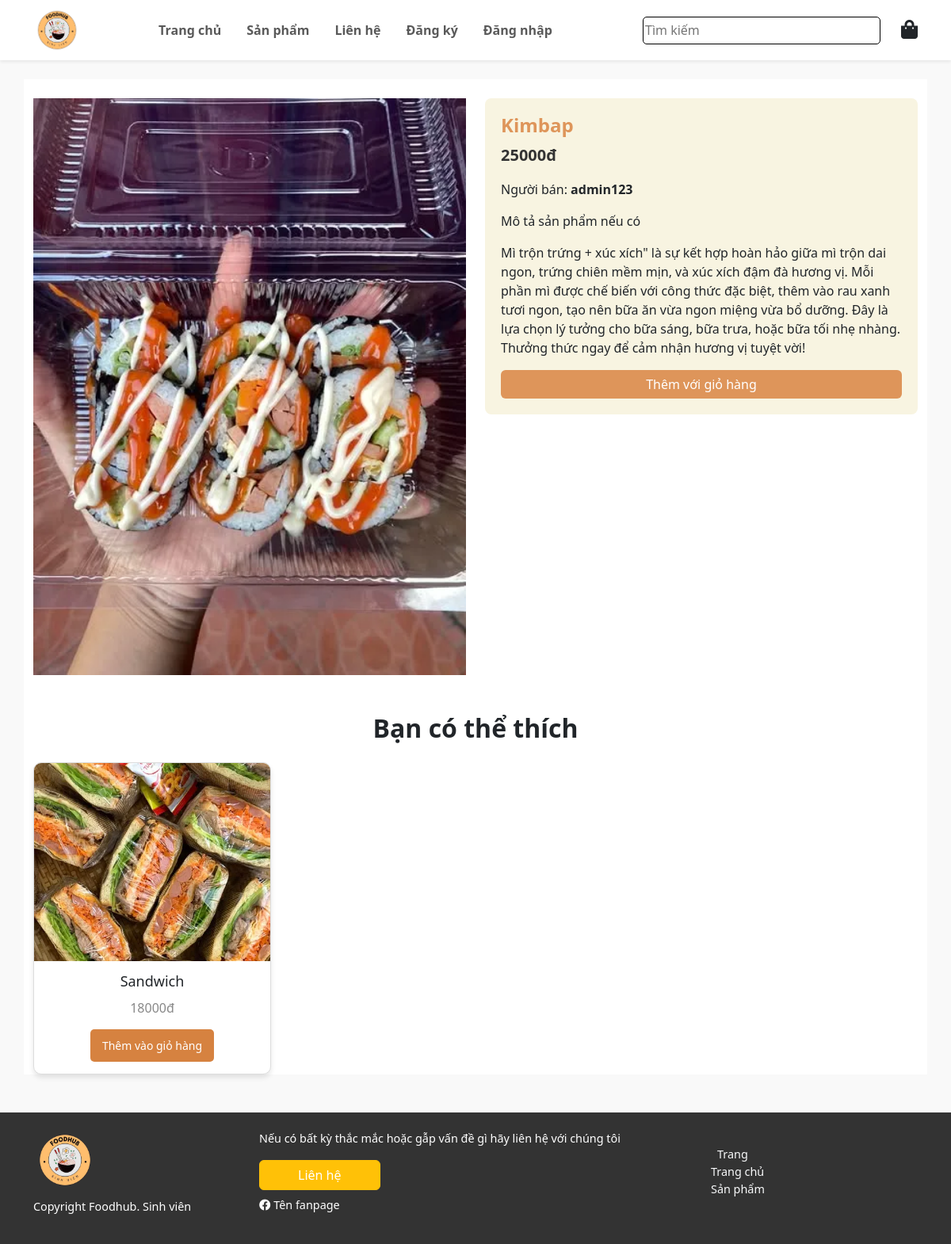
Screenshot of /index.php?act=detail&id=1 with the database file from the repository.
### tables this page shows
CREATE TABLE `products` (
  `id` int(11) NOT NULL,
  `name` varchar(255) NOT NULL,
  `price` int(11) NOT NULL,
  `description` varchar(255) DEFAULT NULL,
  `image` varchar(255) NOT NULL,
  `id_category` int(11) NOT NULL,
  `seller_id` int(11) NOT NULL
);

### controllers/chitietsanphamController.php (called while the page is built)
<?php
require_once "models/chitietModel.php";
class chitietsanphamController
{
    public function index($id)
    {
        $sanphamModel = new sanphamModel();
        $detail = $sanphamModel->sanphamDetail($id);
        $lienquan = $sanphamModel->sanphamLienQuan($id);
        require_once 'views/chitietsanpham.php';
    }
}
?>

### models/Database.php (called while the page is built, shortened)
<?php
class Database
{
  private $servername = 'localhost';
  private $database = 'knlv';
  private $username = 'root';
  private $password = '';
  private $charset = "utf8mb4";
  private $pdo;
  public function __construct()
  {
    try {
      $dsn = "mysql:host=$this->servername;dbname=$this->database;charset=$this->charset";
      $this->pdo = new PDO($dsn, $this->username, $this->password);
      $this->pdo->setAttribute(PDO::ATTR_ERRMODE, PDO::ERRMODE_EXCEPTION);
    } catch (PDOException $e) {
      echo "Connection failed: " . $e->getMessage();
    }
  }
  public function query($sql, $params = []) {
    try {
        $stmt = $this->pdo->prepare($sql);
        $stmt->execute($params);
        return $stmt;
    } catch (PDOException $e) {
        throw new PDOException($e->getMessage());
    }
}
  public function getAll($sql, $params = []) {
    $stmt = $this->query($sql, $params);
    return $stmt->fetchAll(PDO::FETCH_ASSOC);
}
  public function getOne($sql,)
  {
    $param = array_slice(func_get_args(), 1);
    $stmt = $this->query($sql, $param);
    return $stmt->fetch(PDO::FETCH_ASSOC);
  }
}

### models/chitietModel.php (called while the page is built)
<?php
require_once "Database.php";
class sanphamModel
{
    public $sanpham;
    function __construct()
    {
        $this->sanpham = new Database;
    }
    function sanphamDetail($id)
    {
        $sql = "SELECT * FROM products WHERE id = ?";
        return $this->sanpham->getOne($sql, $id);
    }
    function sanphamLienQuan($id)
{
    $sql = "SELECT id_category FROM products WHERE id = ?";
    $category = $this->sanpham->getOne($sql, $id);
    if ($category) {
        $sql = "SELECT * FROM products WHERE id_category = ? AND id != ? LIMIT 4";
        return $this->sanpham->getAll($sql, [$category['id_category'], $id]);
    }
}
}

### views/chitietsanpham.php (the view, shortened to what this page needs)
<main class="container-xl my-5 chitietsanpham">
  <form action="index.php?act=cart" method="post">
  <?php if($detail): ?>
    <div class="row g-4">
      <div class="col-md-6 h-75">
        <img class="w-100 h-50" src="public/img/product/<?= $detail['image'] ?>" alt="Product Image" class="img-fluid rounded">
      </div>
      <div class="col-md-6">
        <div class="product-details">
          <h1 class="product-title"><?= $detail['name'] ?></h1>
          <p class="price"><?= $detail['price'] ?>đ</p>
          <p>Người bán: <b>admin123</b></p>
          <p>Mô tả sản phẩm nếu có</p>
          <p>Mì trộn trứng + xúc xích" là sự kết hợp hoàn hảo giữa mì trộn dai ngon, trứng chiên mềm mịn, và xúc xích đậm đà hương vị. Mỗi phần mì được chế biến với công thức đặc biệt, thêm vào rau xanh tươi ngon, tạo nên bữa ăn vừa ngon miệng vừa bổ dưỡng. Đây là lựa chọn lý tưởng cho bữa sáng, bữa trưa, hoặc bữa tối nhẹ nhàng. Thưởng thức ngay để cảm nhận hương vị tuyệt vời!</p>
          <input type="submit"name="addtocart" value="Thêm với giỏ hàng" class="btn btn-custom w-100">
        </div>
      </div>
    </div>
  <?php endif; ?>
  </form>
  <div class="mt-5">
    <h2 class="text-center fw-bold mb-4 ">Bạn có thể thích</h2>
    <div class="product-container">
    <?php foreach ($lienquan as $lq): ?>
      <div class="product-item">
      <a href="index.php?act=detail&id=<?= $lq['id'] ?>" class="text-decoration-none text-dark">
        <img src="public/img/product/<?= $lq['image'] ?>" alt="Bánh tráng trộn">
        <div class="product-info">
          <h3><?= $lq['name'] ?></h3>
          <p><?= $lq['price'] ?>đ</p>
          <a href="#" class="add-to-cart">Thêm vào giỏ hàng</a>
        </div>
      </div>
      <?php endforeach; ?>
    </div>
  </div>
</main>

### public/css/css.css (style rules this page uses)
.product-container { display: grid; grid-template-columns: repeat(auto-fit, minmax(250px, 1fr)); }
.product-item { background-color: white; border: 1px solid #ddd; border-radius: 10px; overflow: hidden; min-width: 300px; box-shadow: 0 4px 6px rgba(0, 0, 0, 0.1); transition: transform 0.2s ease; }
.product-item img { width: 100%; height: 250px; object-fit: cover; }
.product-info { padding: 15px; text-align: center; }
.product-info h3 { font-size: 18px; margin-bottom: 10px; }
.product-info p { font-size: 16px; color: #888; margin-bottom: 15px; }
.product-container { margin: 0 auto; display: flex; flex-wrap: wrap; gap: 20px; }
.add-to-cart { display: inline-block; padding: 10px 15px; background-color: #D68240; color: white; border: none; border-radius: 5px; text-decoration: none; font-size: 14px; transition: background-color 0.2s ease; }
body { background-color: #f9f9f9; }
.chitietsanpham { background-color: #ffff; }
.product-details { background-color: #F8F4E1; padding: 20px; border-radius: 8px; }
.product-title { font-size: 24px; font-weight: bold; color: #DE955A; }
.price { font-size: 20px; font-weight: bold; color: #333; }
.btn-custom { background-color: #DE955A; color: white; border: none; }

### rows the page displays
products: image (picture), name "Kimbap", price "25000"
products: image (picture), name "Sandwich", price "18000"
